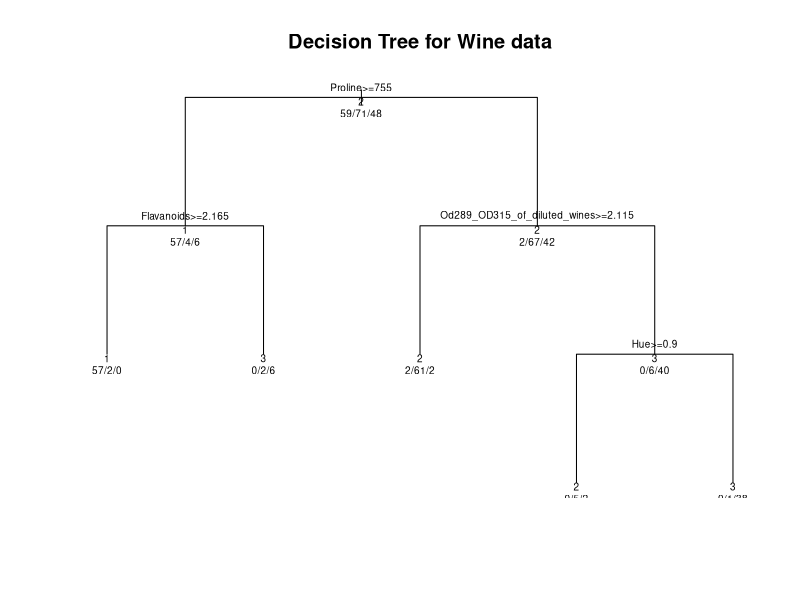

Write the R code that produced this figure.
#build a decision tree using rpart
library(rpart)
winetrain <- read.csv("winedata.csv")
#shamelessly stolen from the rpart_in_lession script
cfit <- rpart(as.factor(c)~.,data=winetrain,method="class")
name1="decision_tree_wine"
num=1
ext=".pdf"
name2=paste(name1,num,ext,sep='')
pdf(name2)
plot(cfit,uniform=T,main="Decision Tree for Wine data")
text(cfit,use.n=T,all=T,cex=.6)
dev.off()
#run test data through decision tree
winetest <- read.csv("winedata_test.csv")
pred <- predict(cfit,data=winetest,type="class")
t <- table(winetrain$c,pred)
print(t)
d <- sum(diag(t))
n <- sum(t)
overall_ac=d/n
acc1 = t[1,1]/sum(t[1,])
acc2 = t[2,2]/sum(t[2,])
acc3 = t[3,3]/sum(t[3,])
print(paste("Overall accuracy: ", overall_ac))
print(paste("Accuracy of class 1: ", acc1))
print(paste("Accuracy of class 2: ", acc2))
print(paste("Accuracy of class 3: ", acc3))

print("Does the decision tree contain all the features?")
print("no")
print("What are the important features in this data set?")
print("Proline, flavanoids od289_OD315_of_diluted_wines, and hue are important")
print("Might be because these features are the most distinguishable between classes")
